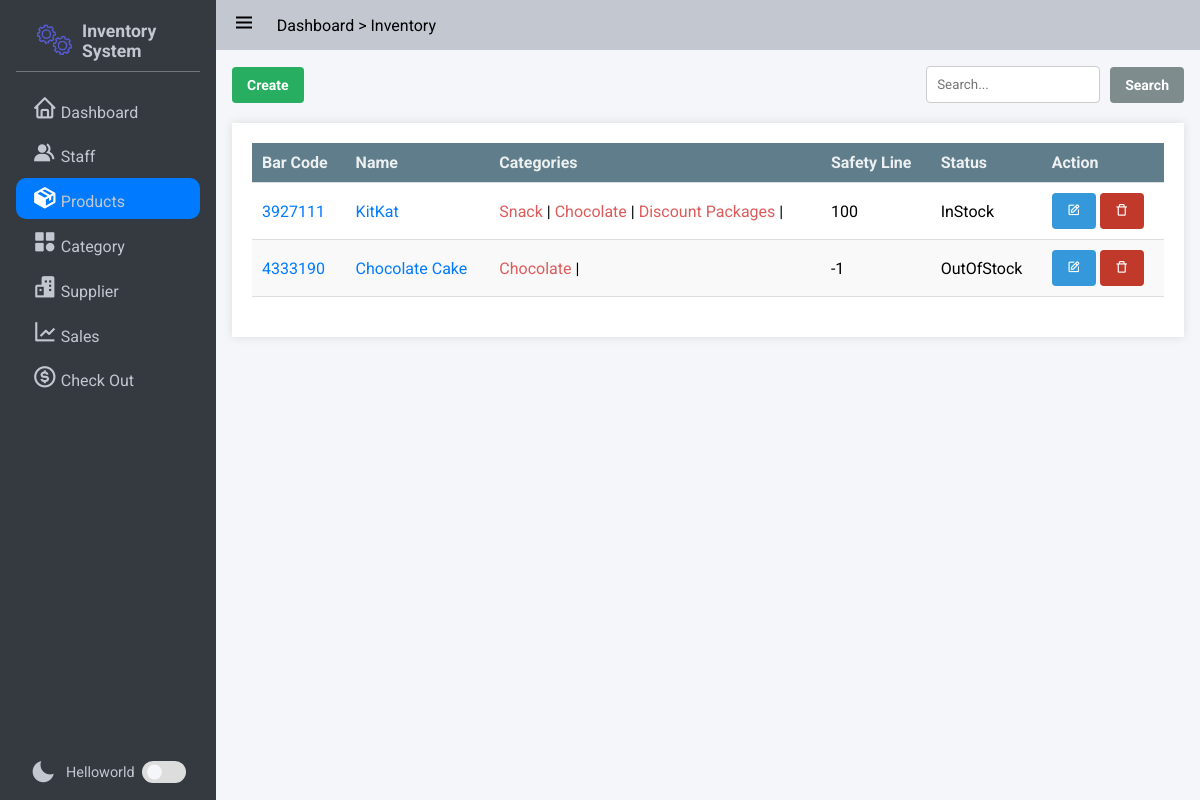
/products/, run on an earlier commit of the app's database.
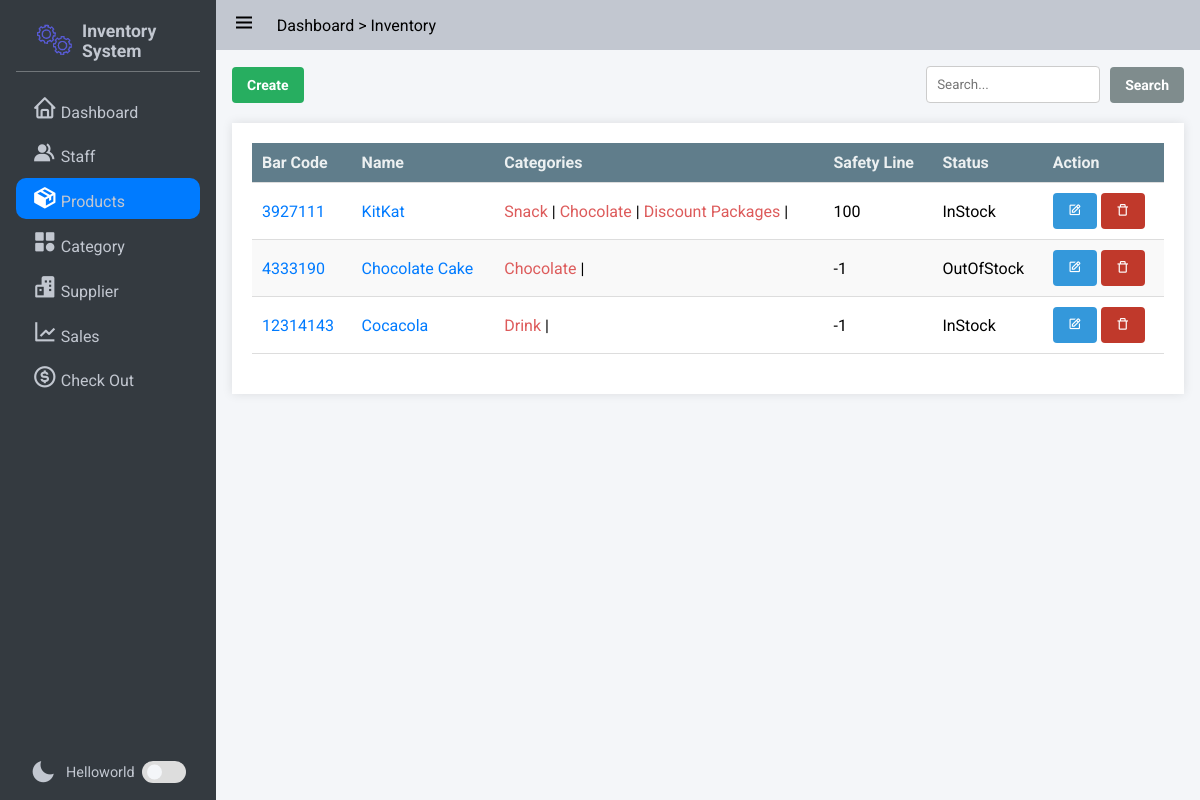
And on a later commit of the database.
### app/models/product.py (models this page shows, shortened)
class Product(db.Model):
    id = db.Column(db.Integer, nullable=False, primary_key=True)
    BarCode = db.Column(db.BigInteger,nullable=False)
    Name = db.Column(db.String, nullable=False)
    Safety_quantity = db.Column(db.Integer,nullable=False)
    Status = db.Column(db.String, nullable=False) # "NotAvailable","OutOfStock","InStock"
    Inventories = db.relationship('Inventory',backref='product',lazy=True)  # Improved loading
    Categories = db.relationship('Category',secondary=product_category, backref=db.backref('products', lazy=True), lazy='subquery')

### app/models/category.py (models this page shows, shortened)
class Category(db.Model):
    id = db.Column(db.Integer, nullable=False, primary_key=True)
    Name = db.Column(db.String, nullable=False)

### app/product/product_routers.py (the view)
@bp.route('/',methods=["GET"])
def index():
    page = request.args.get('page', 1, type=int)
    per_page = request.args.get('per_page', 10, type=int)
    query = request.args.get('query','')
    form = CreateProductForm()
    categories = Category.query.all()
    if query:
        products = Product.query.filter(
            db.or_(Product.BarCode.ilike(f'%{query}%'), Product.Name.ilike(f'%{query}%'))
        ).paginate(per_page=per_page, page=page, error_out=True)
    else:
        products = Product.query.paginate(per_page=per_page, page=page, error_out=True)
    categories = Category.query.all()
    return render_template('product/product.html', products=products,categories=categories,form=form)

### app/product/product_routers.py
class CreateProductForm(FlaskForm):
    name = StringField('Name', validators=[InputRequired()])
    barcode = IntegerField('BarCode', validators=[InputRequired()])
    safety_quantity_custom = BooleanField('Custom Set Line')
    safety_quantity = IntegerField('Safety Quantity', validators=[Optional()])
    status = SelectField('Status', choices=[('NotAvailable', 'Not Available'), ('OutOfStock', 'Out of Stock'), ('InStock', 'In Stock')], default='NotAvailable')
    categories = SelectMultipleField('Categories', choices=[], coerce=int)
    def __init__(self, *args, **kwargs):
        super(CreateProductForm, self).__init__(*args, **kwargs)
        self.categories.choices = [(category.id, category.Name) for category in Category.query.all()]

### app/templates/product/product.html (shortened to what this page needs)
{% extends 'base.html' %}
{% block css_style %}
<link rel="stylesheet" href="{{url_for('static',filename='css/flex.css')}}">
<link rel="stylesheet" href="{{url_for('static',filename='css/grid.css')}}">
<link rel="stylesheet" href="{{url_for('static',filename='css/table.css')}}">
<link rel="stylesheet" href="{{url_for('static',filename='css/form.css')}}">
<link rel="stylesheet" href="{{url_for('static',filename='css/modal.css')}}">
{% endblock %}
{% block nav_inventory %}active{% endblock %}
{% block content %}
<div class="flex flex-between-center">
    <div class="">
        <button class="button success" onclick="openModal()">Create</button>
    </div>
    <div class="">
        <form action="{{url_for("product.search_product")}}" method="get" class="flex flex-start-center">
            <input type="text" id="" name="query" placeholder="Search..." style="margin: 0 10px 0 0;">
            <button class="button gray" type="submit">Search</button>
        </form>
    </div>
</div>
<div class="table-container ">
    <table class="">
        <thead>
            <tr>
                <th>Bar Code</th>
                <th>Name</th>
                <th>Categories</th>
                <th>Safety Line </th>
                <th>Status </th>
                <th>Action</th>
            </tr>
        </thead>
        <tbody>
            {% for product in products %}
            <tr>
                <form method="POST" action="{{url_for('product.quick_edit',barcode = product.BarCode)}}"
                    style="display: inline-block;">
                    <td>
                        <span><a href="{{url_for('product.get_product',barcode = product.BarCode)}}">{{ product.BarCode
                                }}</a></span>
                    </td>
                    <td>
                        <span><a href="{{url_for('product.get_product',barcode = product.BarCode)}}">{{ product.Name
                                }}</a></span>
                    </td>
                    <td>
                        {{display_categories(product)}}
                    </td>
                    <td>
                        <span>{{ product.Safety_quantity }}</span>
                    </td>
                    <td>
                        <span>{{ product.Status }}</span>
                    </td>
                    <td>
                        <button type="button" class="button info" id="edit" href="javascript:;"><i
                                class='bx bx-edit'></i></button>
                </form>
                <form method="GET" action="{{ url_for('product.delete_product', id=product.id) }}"
                    style="display: inline-block;">
                    <button id="delete" class="button error" type="submit"
                        onclick="return confirm('Are you sure you want to delete this item? Product will be deleted along with the inventories! ')"><i
                            class='bx bx-trash-alt'></i></button>
                </form>
            </tr>
            {% endfor %}
        </tbody>
    </table>
</div>
{% endblock %}
{% macro display_categories(product) %}
<span>
    {% for category in product.Categories %}
    <a href="{{url_for('product.products_by_category',category_name = category.Name)}}"
        style="text-decoration: none; color: #dd5b5b">
        {{ category.Name }}
    </a>
    |
    {% endfor %}
</span>
{% endmacro %}

What changed in the data, as far as the page shows it:
added Product: BarCode "12314143", Name "Cocacola", Safety_quantity "-1", Status "InStock"
now on this page (row unchanged): Category: Name "Drink", shown under "12314143"
